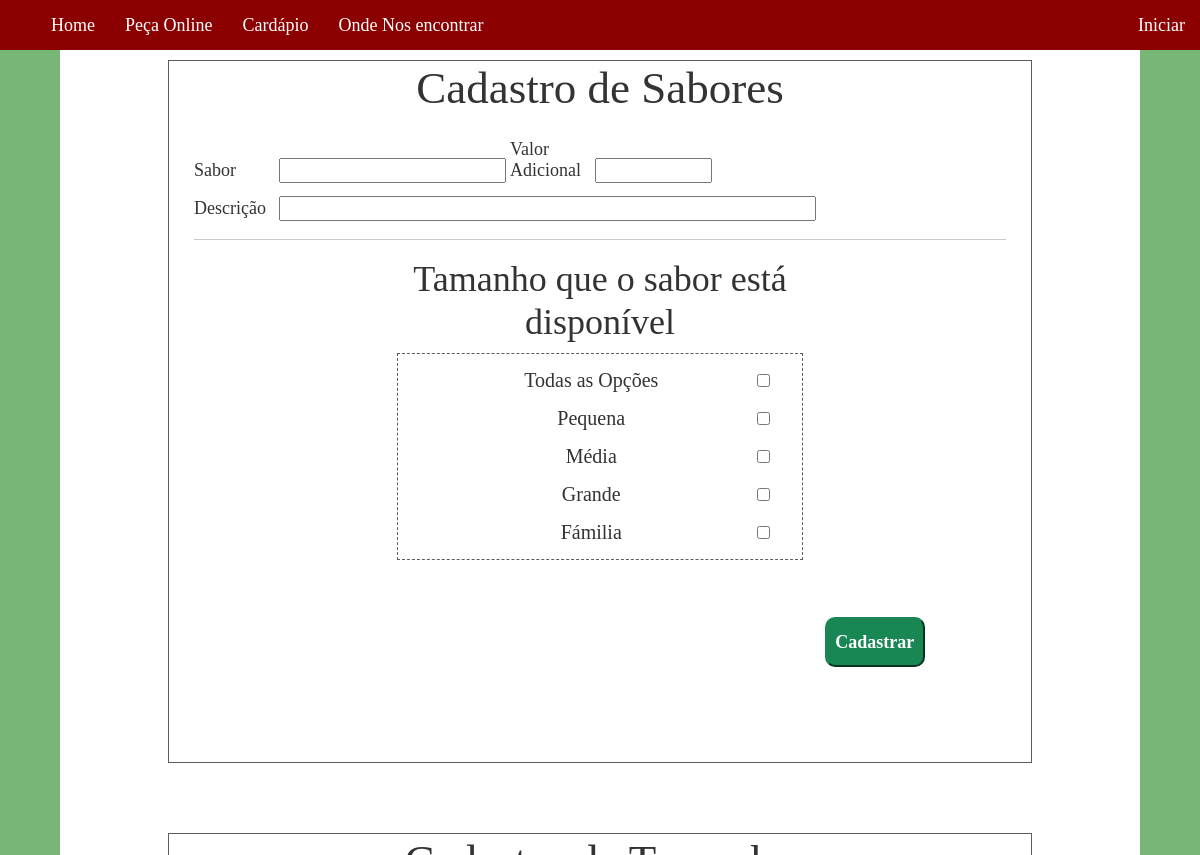
Page /cadastro-cardapio.php (upper part) on the earlier database version.
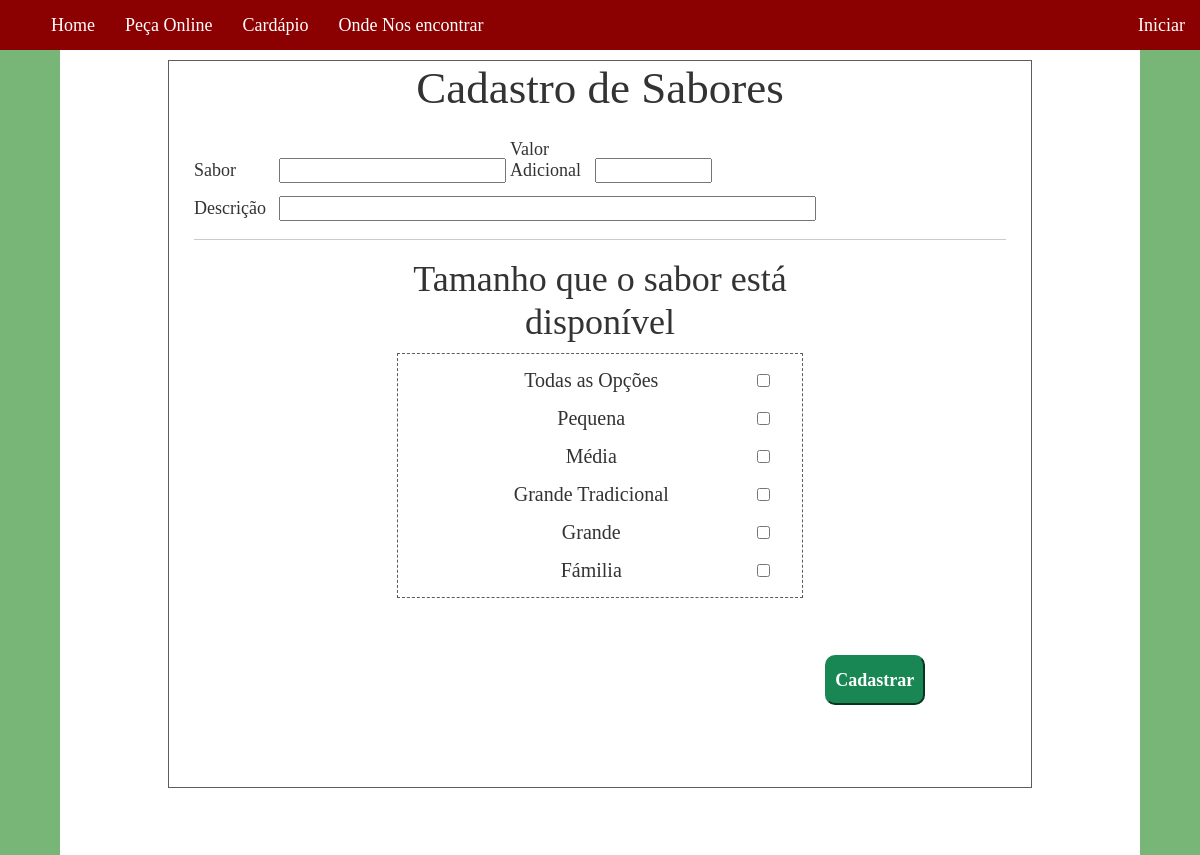
Same page on the later database version.
### tables this page shows
CREATE TABLE IF NOT EXISTS `tamanho` (
  `idPizza` int(11) NOT NULL AUTO_INCREMENT,
  `nome` varchar(30) NOT NULL,
  `preco` double NOT NULL,
  `cardapio` enum('on','off') NOT NULL,
  `qtdeSabor` int(11) NOT NULL,
  `status` enum('on','off') NOT NULL,
  PRIMARY KEY (`idPizza`)
);

### cadastro-cardapio.php (the view, shortened to what this page needs)
<html>
    <head>
        <link href="https://cdn.jsdelivr.net/npm/bootstrap@5.0.0-beta1/dist/css/bootstrap.min.css" rel="stylesheet">
        <link rel="stylesheet" type="text/css" href="css/cadastro-cardapio.css">
    </head>
            <?php include ('php/barra-menu.php') ?>
    <body>
        <div class="principal">
            <div class="cadastro_sabor">
                <h1>Cadastro de Sabores</h1>
                    <form method="POST" class=campos_cadastro action="php\cardapio\cadastro-sabor.php">
                        <label> Sabor </label> <input type="text" name="sabor">
                        <label> Valor Adicional </label> <input class="money" id="input" size="9" type="text" name="add"><br>
                        <label> Descrição </label> <input type="text" name="desc" size="51">
                        <hr>
                        <h2 class="texto-tamanho"> Tamanho que o sabor está disponível </h2>
                        <div class="lista_tamanhos">
                            <?php
                                include "php\conexaoBD.php";
                                $sql = "SELECT nome,idPizza FROM `tamanho` ORDER BY preco ASC";
                                $result = $conn->query($sql);
                                if ($result->num_rows > 0) {
                                    echo "<label> Todas as Opções </label> <input type='checkbox' id='select-all'> </label>";
                                    while($row = $result->fetch_assoc()) {
                                        $nome_tamanho = $row["nome"];
                                        $idPizza = $row["idPizza"];
                                        echo "<label> $nome_tamanho </label> <input type='checkbox' name='tamanho[]' value='$idPizza'>";
                                    }
                                }
                            ?>
                        </div>
                        <?php
                            echo"<br><br>";
                        ?>
                        <input type="submit" value="Cadastrar" class="btn_cadastrar">
                    </form>
            </div>
            <div class="cadastro_sabor">
                <h1>Cadastro de Tamanho</h1>
            </div>
        </div>
    </body>
</html>

### php/barra-menu.php (shortened to what this page needs)
<!DOCTYPE html>
<head>
    <link rel="stylesheet" href="css/barra-menu.css">
</head>
<body>
    <nav class = "menu">
        <ul class="links_menu">
            <li> <a href="index.php">Home</a> <li>
            <li> <button type="button" id="pedir" data-bs-toggle="modal" data-bs-target="#pedido"> Peça Online </button> <li>
            <li> <a href="cardapio.php">Cardápio</a> <li>
            <li> <a href="index.php#onde_encontrar">Onde Nos encontrar</a> <li>
            <?php
                if(isset($_SESSION["logou"]) && isset($_SESSION["nome"])){
                    if($_SESSION["logou"]=="sim"){
                        $nome = $_SESSION["nome"];
                        if($_SESSION["adm"]==true){
                            echo "<li><a href=''> Relatorios </a></li>";
                            echo "<li><a href='atendente.php'> Incluir Atendente </a></li>";
                        }
                        echo "
                            <li>
                                <div class='dropdown'>
                                    <a href='#' role='button' id='cardapio' data-bs-toggle='dropdown' aria-expanded='false'>
                                        Gerenciar Cardápio <i class='seta baixo'></i>
                                    </a>
                                    <ul class='dropdown-menu' aria-labelledby='cardapio' style='background-color: #8B0000;'>
                                        <li><a href='gerencia-cardapio.php' class='dropdown-item' id='dropdown-item'> Atualizar Cardápio </a></li>
                                        <li><a href='cadastro-cardapio.php' class='dropdown-item' id='dropdown-item'> Incluir Item </a></li>
                                    </ul>
                                </div>
                            </li>
                            <li>
                                <div class='dropdown'>
                                    <a style='float:right;' href='#' role='button' id='perfil' data-bs-toggle='dropdown' aria-expanded='false'>
                                        $nome <i class='fas fa-user-alt' style='font-size:18px; margin-left:5px; color:white;'></i> </i>
                                    </a>
                                    <ul class='dropdown-menu' aria-labelledby='perfil' style='background-color: #8B0000; min-width:0px; padding:0;'>
                                        <li><a href='atualizar-senha.php' class='dropdown-item' id='dropdown-item' style='text-align: right;'> Atualizar Senha </a>
                                        <li><a href='conta.php' class='dropdown-item' id='dropdown-item' style='text-align: right;'> Minha Conta </a>
                                        <li><a href='/tcc-web/php/logout.php' class='dropdown-item' id='dropdown-item' style='text-align: right;'> Sair </a>
                                    </ul>
                                </div>
                            </li>
                        ";
                    }else{
                        echo "<a style='float:right' href='login_area.php'> Iniciar </a>";
                    }
                }
                else{
                    echo "<a style='float:right' href='login_area.php'> Iniciar </a>";
                }
            ?>
            </ul>
    </nav>
</body>
</html>

### css/cadastro-cardapio.css (style rules this page uses)
* { padding:0; margin:0; font-size:18px; font-family: 'Times New Roman', Times, serif; text-decoration:none; color:#333; }
body { background-color: #78B678; }
.principal { margin-top: auto; margin-left: auto; margin-right: auto; background-color: white; width: 90%; height: 1500px; display: flex; flex-direction: row; flex-wrap: wrap; justify-content: center; }
h1 { text-align: center; }
.cadastro_sabor { margin-top: 60px; margin-bottom: 10px; background-color: white; border: 1px solid #5e5c5c; width: 80%; }
.campos_cadastro { margin-left: 25px; margin-right: 25px; }
.btn_cadastrar { color: #fff; background-color: #198754; border-color: #198754; width: 100px; height: 50px; border-radius: 10px; font-weight: bold; color: white; margin-top: 15px; margin-right: 10%; margin-bottom: 15px; float: right; }
.texto-tamanho { width: 50%; transform: translate(-50%); margin-left: 50%; align-items: center; text-align: center; }
label { display: inline-block; width: 80px; margin-top: 15px; }
.lista_tamanhos { width: 50%; transform: translate(-50%); margin-left: 50%; align-items: center; text-align: center; border: #5e5c5c dashed 1px; }
.lista_tamanhos label { width: 80%; font-size: 20px; }

### css/barra-menu.css (style rules this page uses)
* { list-style:none; padding:0; margin:0; line-height: normal; font-size:18px; font-family: 'Times New Roman', Times, serif; }
.menu { width:100%; height:50px; background-color:#8B0000; position: absolute; top: 0; }
.links_menu #pedir { color: #FFF; float: left; padding: 15px 15px 14px 15px; background-color: #8B0000; border:none; font-family: 'Times New Roman', Times, serif; }
.links_menu li a { color: #FFF; float: left; padding: 15px 15px 14px 15px; background-color: #8B0000; text-decoration: none; }

### css/footer-with-button-logo.css (style rules this page uses)
body { display: flex; display: -webkit-flex; flex-direction: column; -webkit-flex-direction: column; height: 100%; }

Differences in the rows shown:
added tamanho: nome "Grande Tradicional"
